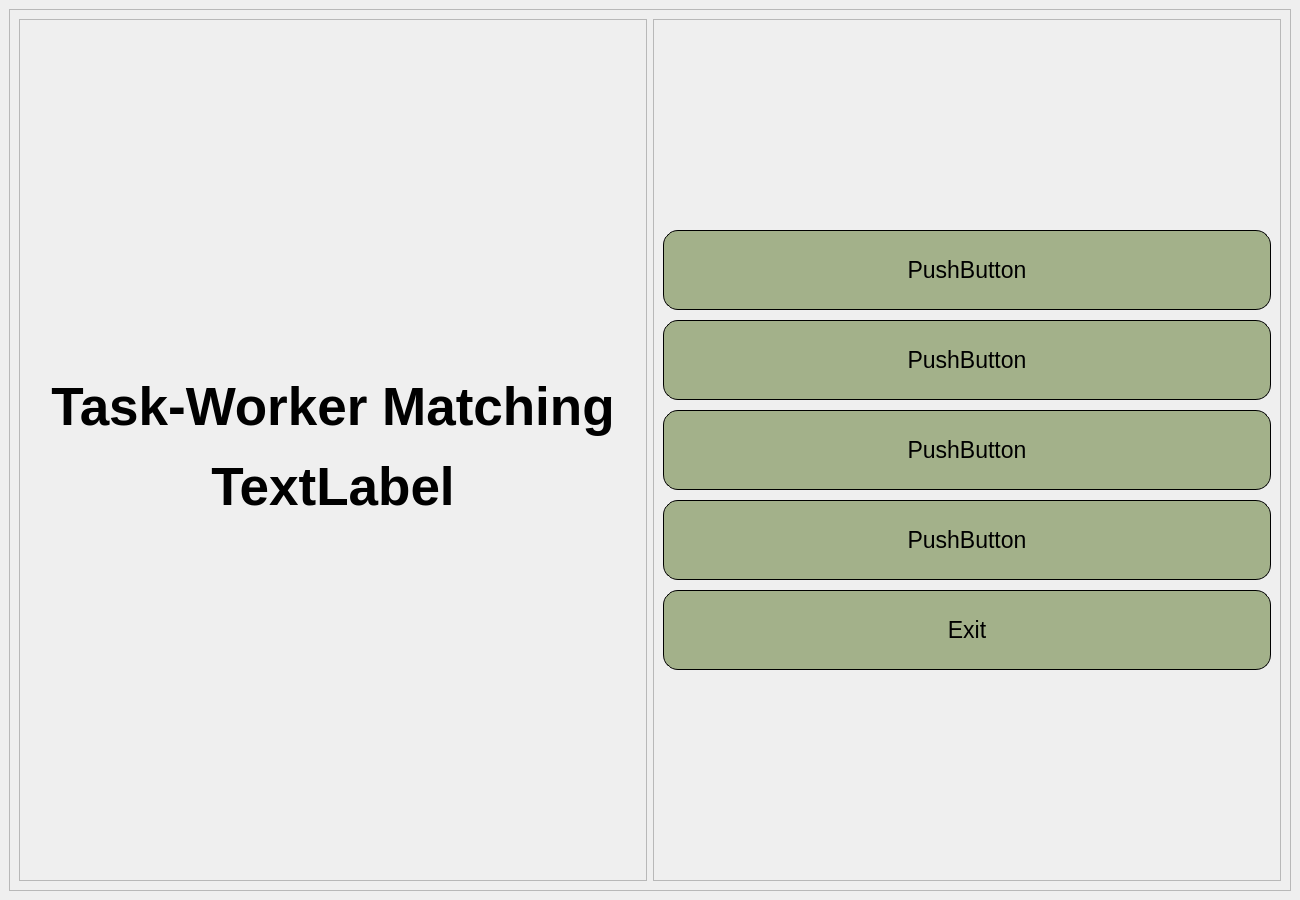
<?xml version="1.0" encoding="UTF-8"?>
<ui version="4.0">
 <class>MainWindow</class>
 <widget class="QMainWindow" name="MainWindow">
  <property name="geometry">
   <rect>
    <x>0</x>
    <y>0</y>
    <width>1300</width>
    <height>900</height>
   </rect>
  </property>
  <property name="windowTitle">
   <string>MainWindow</string>
  </property>
  <property name="styleSheet">
   <string notr="true">QMainWindow{
	color: #000;
	background: qlineargradient(x1:0, y1:0, x2:0, y2:1, 
	stop:0 #a3b18a, 
	stop:0.2 #588157,
	stop:0.7 #588157,
	stop:1 #a3b18a
	);
}

</string>
  </property>
  <widget class="QWidget" name="centralwidget">
   <layout class="QGridLayout" name="gridLayout">
    <item row="0" column="1">
     <widget class="QFrame" name="frame_3">
      <property name="frameShape">
       <enum>QFrame::Shape::StyledPanel</enum>
      </property>
      <property name="frameShadow">
       <enum>QFrame::Shadow::Raised</enum>
      </property>
      <layout class="QGridLayout" name="gridLayout_4">
       <property name="leftMargin">
        <number>9</number>
       </property>
       <property name="bottomMargin">
        <number>9</number>
       </property>
       <item row="1" column="1">
        <widget class="QFrame" name="frame_2">
         <property name="styleSheet">
          <string notr="true">QPushButton{
	border: 1px solid #000;
width: 80%;
    height: 20px;
    background-color: #a3b18a;
border-radius: 15px;

}

QPushButton:hover{
    background-color: #3a5a40;
transition: all 0.3s ease-in-out;
	color:#fff;
}</string>
         </property>
         <property name="frameShape">
          <enum>QFrame::Shape::StyledPanel</enum>
         </property>
         <property name="frameShadow">
          <enum>QFrame::Shadow::Raised</enum>
         </property>
         <layout class="QGridLayout" name="gridLayout_3">
          <property name="topMargin">
           <number>200</number>
          </property>
          <property name="bottomMargin">
           <number>200</number>
          </property>
          <property name="spacing">
           <number>0</number>
          </property>
          <item row="3" column="0">
           <widget class="QPushButton" name="pushButton_2">
            <property name="maximumSize">
             <size>
              <width>800</width>
              <height>80</height>
             </size>
            </property>
            <property name="font">
             <font>
              <pointsize>17</pointsize>
             </font>
            </property>
            <property name="cursor">
             <cursorShape>PointingHandCursor</cursorShape>
            </property>
            <property name="text">
             <string>PushButton</string>
            </property>
           </widget>
          </item>
          <item row="5" column="0">
           <widget class="QPushButton" name="exit">
            <property name="maximumSize">
             <size>
              <width>800</width>
              <height>80</height>
             </size>
            </property>
            <property name="font">
             <font>
              <pointsize>17</pointsize>
             </font>
            </property>
            <property name="cursor">
             <cursorShape>PointingHandCursor</cursorShape>
            </property>
            <property name="text">
             <string>Exit</string>
            </property>
           </widget>
          </item>
          <item row="2" column="0">
           <widget class="QPushButton" name="pushButton_5">
            <property name="maximumSize">
             <size>
              <width>800</width>
              <height>80</height>
             </size>
            </property>
            <property name="font">
             <font>
              <pointsize>17</pointsize>
             </font>
            </property>
            <property name="cursor">
             <cursorShape>PointingHandCursor</cursorShape>
            </property>
            <property name="text">
             <string>PushButton</string>
            </property>
           </widget>
          </item>
          <item row="4" column="0">
           <widget class="QPushButton" name="pushButton_3">
            <property name="maximumSize">
             <size>
              <width>800</width>
              <height>80</height>
             </size>
            </property>
            <property name="font">
             <font>
              <pointsize>17</pointsize>
             </font>
            </property>
            <property name="cursor">
             <cursorShape>PointingHandCursor</cursorShape>
            </property>
            <property name="text">
             <string>PushButton</string>
            </property>
           </widget>
          </item>
          <item row="1" column="0">
           <widget class="QPushButton" name="pushButton">
            <property name="enabled">
             <bool>true</bool>
            </property>
            <property name="minimumSize">
             <size>
              <width>0</width>
              <height>20</height>
             </size>
            </property>
            <property name="maximumSize">
             <size>
              <width>800</width>
              <height>80</height>
             </size>
            </property>
            <property name="font">
             <font>
              <pointsize>17</pointsize>
             </font>
            </property>
            <property name="cursor">
             <cursorShape>PointingHandCursor</cursorShape>
            </property>
            <property name="styleSheet">
             <string notr="true"/>
            </property>
            <property name="text">
             <string>PushButton</string>
            </property>
           </widget>
          </item>
         </layout>
        </widget>
       </item>
       <item row="1" column="0">
        <widget class="QFrame" name="frame">
         <property name="maximumSize">
          <size>
           <width>16777215</width>
           <height>16777215</height>
          </size>
         </property>
         <property name="styleSheet">
          <string notr="true"/>
         </property>
         <property name="frameShape">
          <enum>QFrame::Shape::StyledPanel</enum>
         </property>
         <property name="frameShadow">
          <enum>QFrame::Shadow::Raised</enum>
         </property>
         <layout class="QGridLayout" name="gridLayout_2">
          <property name="topMargin">
           <number>350</number>
          </property>
          <property name="bottomMargin">
           <number>356</number>
          </property>
          <item row="0" column="0">
           <widget class="QLabel" name="label_3">
            <property name="font">
             <font>
              <pointsize>40</pointsize>
              <bold>true</bold>
             </font>
            </property>
            <property name="text">
             <string>Task-Worker Matching</string>
            </property>
            <property name="alignment">
             <set>Qt::AlignmentFlag::AlignCenter</set>
            </property>
           </widget>
          </item>
          <item row="1" column="0">
           <widget class="QLabel" name="label">
            <property name="font">
             <font>
              <pointsize>40</pointsize>
              <bold>true</bold>
             </font>
            </property>
            <property name="text">
             <string>TextLabel</string>
            </property>
            <property name="alignment">
             <set>Qt::AlignmentFlag::AlignCenter</set>
            </property>
           </widget>
          </item>
         </layout>
        </widget>
       </item>
      </layout>
     </widget>
    </item>
   </layout>
  </widget>
 </widget>
 <resources/>
 <connections/>
</ui>
